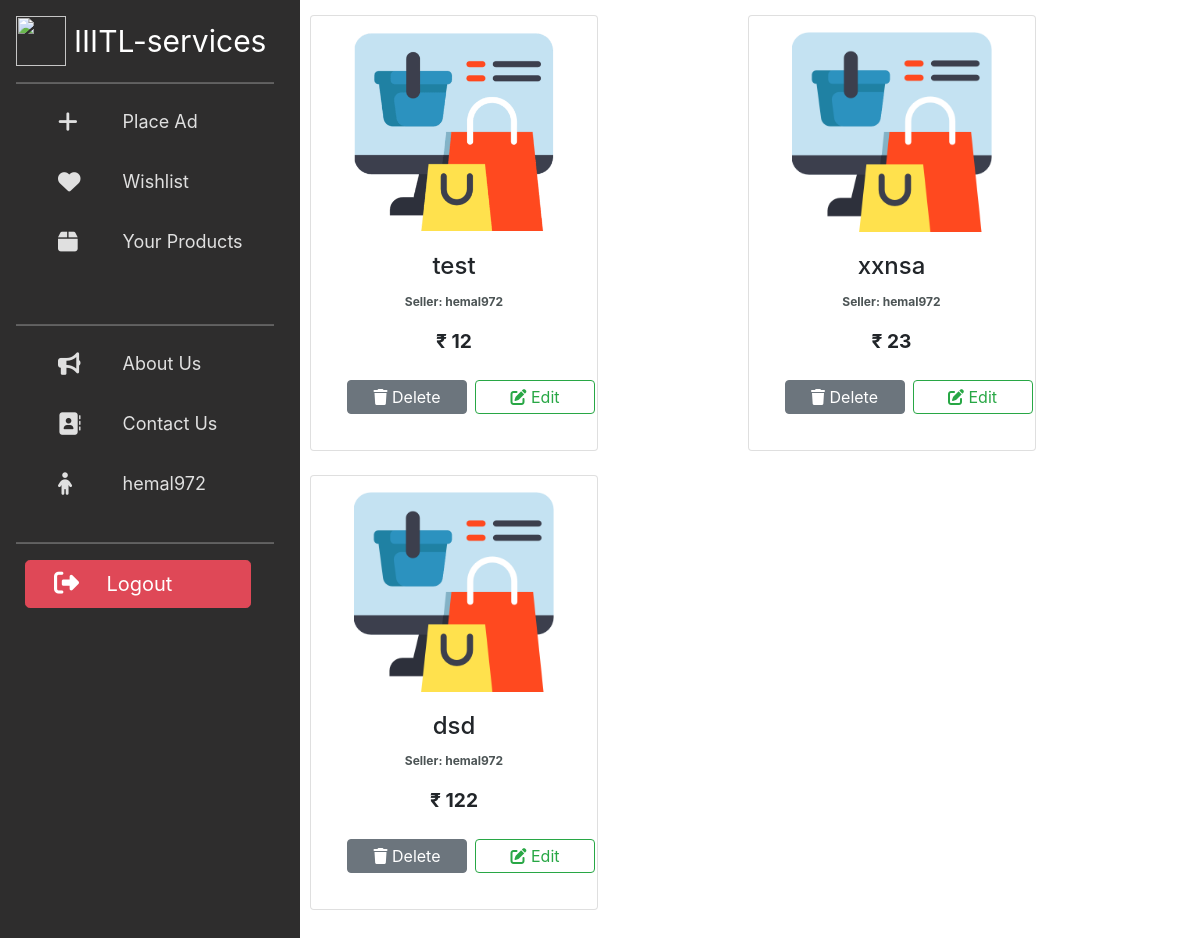
The page /LNMshop/view_products/ (signed in) on the database as committed earlier.
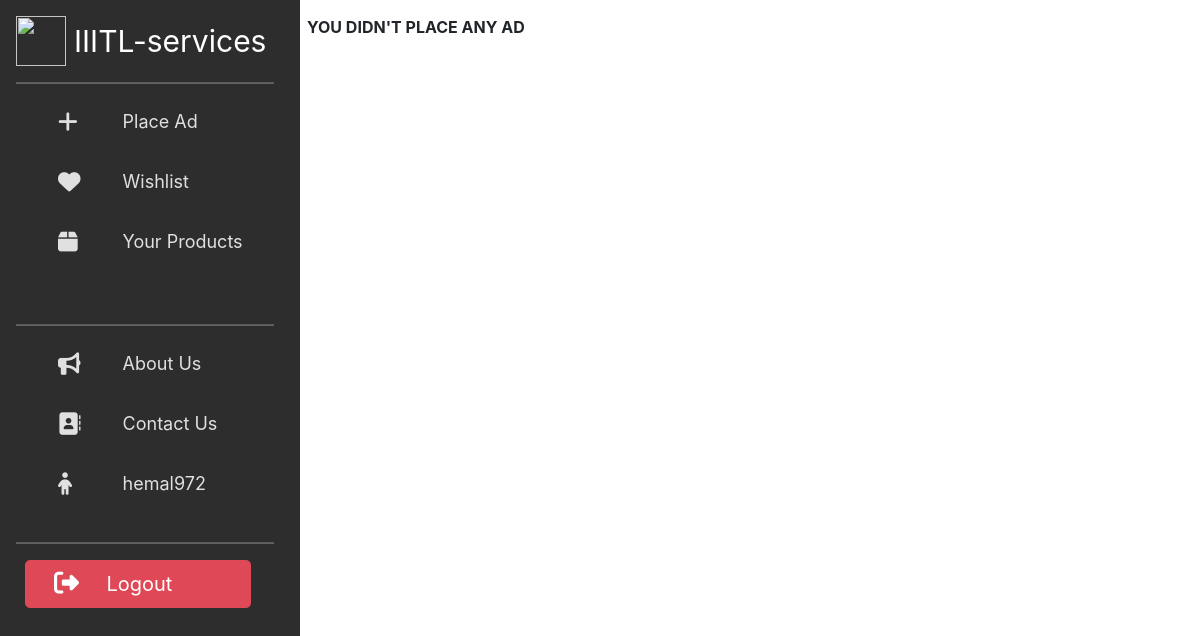
The same page on the database as committed later.
### LNMshop/models.py (models this page shows, shortened)
class Products(models.Model):
    name = models.CharField(max_length=50)
    description = models.TextField(max_length=100)
    price = models.BigIntegerField()
    username = models.ForeignKey(Accounts, on_delete=models.CASCADE)
    category = models.CharField(max_length=20)
    photo = models.ImageField(upload_to='products_imgs', blank=True, null=True)
    contact_num = models.BigIntegerField(default=0)
    color = models.CharField(max_length=20, default='#007bff')

### LNMshop/views.py (the view)
# urls.py: path('view_products/', views.view_product, name='view_product'),
def view_product(request):
    if not request.session.has_key('uid'):
        return redirect('login')
    username = request.session['uid']
    user_products = Products.objects.filter(username_id=username)
    context = {'products': user_products, 'categories': categories,
               'username': request.session['uid']}
    return render(request, 'LNMshop/view_product.html', context)

### templates/LNMshop/view_product.html (shortened to what the changed rows need)
{% load static %}
{% block content %}
<head>
  <link href="https://cdn.jsdelivr.net/npm/bootstrap@5.0.2/dist/css/bootstrap.min.css" rel="stylesheet"
>
  <link rel="stylesheet" href="https://maxcdn.bootstrapcdn.com/bootstrap/4.0.0/css/bootstrap.min.css"
>
</head>
<body>
  <div id="wrapper">
    <div id="content-wrapper">
      <div class="container-fluid">
        <div class="row">
          <div class="col-lg-12">
            <div class="row mx-auto">
              {% if products %}
              {% for product in products %}
              <div class="col mx-auto">
                <div class="card mb-4 rounded-end p-3" style="width: 18rem;">
                  <img src="{{product.photo.url}}" class="card-img-top" style="height: 200px; object-fit: contain;"
                    alt="...">
                  <div class="card-body text-center">
                    <h4 class="card-title">{{product.name}}</h4>
                    <p class="ant-title">Seller: {{product.username_id}} </p>
                    <strong style="font-size: larger;"> ₹ {{product.price}} </strong>
                    <br> <br>
                    <div class="actions ms-0" style=" display: grid;
                    grid-template-columns: repeat(2, 1fr);
                    align-items: center;
                    ">
                      <a href="{% url 'delete_product' id=product.id %}" class="btn btn-secondary me-2 p-1"
                        style="width:120px;"><i class="fas fa-trash"></i>
                        Delete</a>
                      <button type="button" class="btn btn-outline-success me-2 p-1" data-toggle="modal"
                        data-target="#{{product.id}}" style="width:120px;">
                        <i class="fas fa-edit"></i>
                        Edit
                      </button>
                    </div>
                  </div>
                </div>
              </div>
              {% endfor %}
              {% else %}
              <strong>YOU DIDN'T PLACE ANY AD</strong>
              {% endif %}
            </div>
          </div>
        </div>
      </div>
    </div>
  </div>
</body>
{% endblock %}

Rows that differ between the two databases and show on the page:
removed Products: photo (picture), name "test", username_id "hemal972", price "12"
removed Products: photo (picture), name "xxnsa", username_id "hemal972", price "23"
removed Products: photo (picture), name "dsd", username_id "hemal972", price "122"
Other text that changed with them:
text now shown: "YOU DIDN'T PLACE ANY AD"
